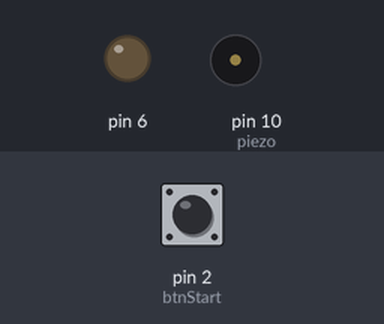
The sketch below on a simulated Arduino Uno, built with avr-gcc and run on an emulated ATmega328P. Parts: output pins drawn as LEDs (lit = HIGH), buzzer (waves = sounding). Inputs (shaded band) come from the test bench; at power-on: pin 2 (btnStart) LOW.

Above: at 1.2 s.
1.3 s: pin 2 (btnStart) pulled HIGH for 0.15 s
At 1.7 s:
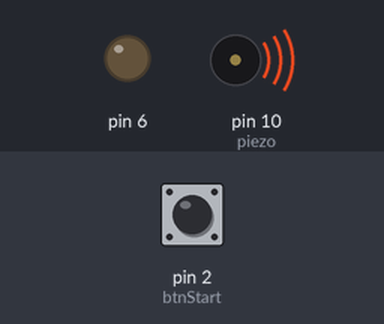
At 2.1 s:
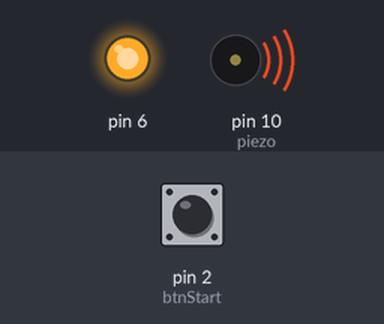
Timing chart, 0 to 13.3 s (numbered marks = the images above; inputs shaded):
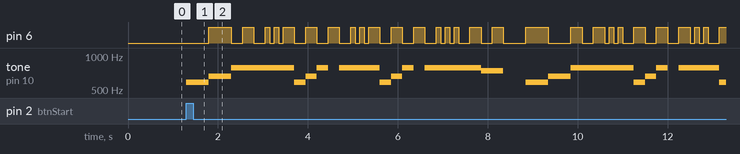

Measured:
- after the input at 1.3 s, pin 6: LOW → HIGH after 0.50 s, → LOW 0.50 s later, → HIGH 0.25 s later, → LOW 0.25 s later, … (55 changes in this stretch); tone on pin 10 (piezo): plays 587 Hz for 0.50 s, 659 Hz for 0.50 s, 784 Hz for 1.4 s, 587 Hz for 0.25 s, 659 Hz for 0.25 s, 784 Hz for 0.25 s … (20 notes in this stretch), starting at once

The sketch:

Piezo_zzzzzzzz.ino
```cpp
int tones[]={587, 659, 784, 784, 784, 784, 784, 784, 784, 784, 587, 659, 784, 0, 784, 784, 784, 784, 784, 784, 587, 659, 784, 0, 784, 784, 784, 784, 784, 784, 784, 784, 740, 740, 0, 587, 659, 784, 784, 784, 784, 784, 784, 784, 784, 587, 659, 784, 0, 784, 784, 784, 784, 784, 784, 587, 659, 784, 0, 784, 784, 784, 784, 784, 784, 784, 784, 740, 740, 0, 587, 659, 784, 784, 784, 784, 784, 784, 784, 784, 587, 659, 784, 0, 784, 784, 784, 784, 784, 784, 587, 659, 784, 0, 784, 784, 784, 784, 784, 784, 784, 784, 740, 740, 0, 587, 659, 784, 784, 784, 784, 784, 784, 784, 784, 587, 659, 784, 0, 784, 784, 784, 784, 784, 784, 587, 659, 784, 0, 784, 784, 784, 784, 784, 784, 784, 784, 740, 740, 0, 587, 659, 784, 784, 784, 784, 784, 784, 784, 784, 587, 659, 784, 0, 784, 784, 784, 784, 784, 784, 587, 659, 784, 0, 784, 784, 784, 784, 784, 784, 784, 784, 740, 740, 0, 587, 659, 784, 784, 784, 784, 784, 784, 784, 587, 659, 784, 0, 784, 784, 784, 784, 784, 784, 587, 659, 784, 0, 784, 784, 784, 784, 784, 784, 784, 784, 740, 740, 0};
int beats[]={10, 10, 5, 5, 5, 2.5, 2.5, 2.5, 2.5, 5, 5, 5, 5, 5, 5, 2.5, 2.5, 2.5, 2.5, 5, 5, 5, 5, 5, 5, 2.5, 2.5, 2.5, 2.5, 2.5, 5, 5, 5, 5, 10, 10, 10, 5, 5, 5, 2.5, 2.5, 2.5, 2.5, 5, 5, 5, 5, 5, 5, 2.5, 2.5, 2.5, 2.5, 5, 5, 5, 5, 5, 5, 2.5, 2.5, 2.5, 2.5, 2.5, 5, 5, 5, 5, 10, 10, 10, 5, 5, 5, 2.5, 2.5, 2.5, 2.5, 5, 5, 5, 5, 5, 5, 2.5, 2.5, 2.5, 2.5, 5, 5, 5, 5, 5, 5, 2.5, 2.5, 2.5, 2.5, 2.5, 5, 5, 5, 5, 10, 10, 10, 5, 5, 5, 2.5, 2.5, 2.5, 2.5, 5, 5, 5, 5, 5, 5, 2.5, 2.5, 2.5, 2.5, 5, 5, 5, 5, 5, 5, 2.5, 2.5, 2.5, 2.5, 2.5, 5, 5, 5, 5, 10, 10, 10, 5, 5, 5, 2.5, 2.5, 2.5, 2.5, 5, 5, 5, 5, 5, 5, 2.5, 2.5, 2.5, 2.5, 5, 5, 5, 5, 5, 5, 2.5, 2.5, 2.5, 2.5, 2.5, 5, 5, 5, 5, 10, 10, 10, 10, 5, 2.5, 2.5, 2.5, 2.5, 5, 5, 5, 5, 5, 5, 2.5, 2.5, 2.5, 2.5, 5, 5, 5, 5, 5, 5, 2.5, 2.5, 2.5, 2.5, 5, 5, 5, 5, 5, 10};
int tempo=100;

/*
int tones[]={0, 988, 880, 784, 988, 1175, 0, 988, 880, 784, 988, 880, 0, 0, 988, 880, 784, 880, 880, 0, 784, 880, 784, 988, 784, 0, 988, 880, 784, 880, 784, 988, 1175, 0, 988, 880, 784, 988, 880, 0, 988, 880, 784, 880, 880, 0, 784, 880, 784, 988, 784, 0, 988, 880, 784, 784, 784, 1319, 1175, 988, 880, 784, 988, 880, 0, 0, 784, 784, 784, 1319, 1175, 988, 880, 784, 880, 784, 0, 0, 784, 784, 784, 1319, 1568, 1319, 1319, 1568, 1319, 1175, 0, 784, 784, 784, 1319, 1175, 988, 880, 784, 880, 784, 0};
int beats[]={5, 5, 5, 5, 5, 15, 5, 5, 5, 5, 5, 15, 10, 5, 5, 5, 5, 5, 5, 5, 5, 5, 5, 5, 15, 5, 5, 5, 5, 5, 5, 5, 15, 5, 5, 5, 5, 5, 15, 5, 5, 5, 5, 5, 5, 5, 5, 5, 5, 5, 15, 5, 5, 5, 5, 5, 5, 10, 5, 15, 5, 5, 5, 15, 10, 5, 5, 5, 5, 10, 5, 15, 5, 5, 5, 5, 10, 5, 5, 5, 5, 10, 5, 15, 5, 5, 5, 15, 5, 5, 5, 5, 10, 5, 15, 5, 5, 5, 15, 10};
int tempo=100;
*/
int piezo=10;
int btnStart=2;
int states=0;
void setup()
{
  pinMode(btnStart, INPUT);
  pinMode(6,OUTPUT);
}
void loop()
{
  states=digitalRead(btnStart);

  if (states==1)
  {
    for (int i=0;i<sizeof(beats)/sizeof(int);i++)
    {
      if (tones[i]==0)
      {
        noTone(piezo);
        delay(tempo/2*beats[i]);
      }
      else
      {
        tone(piezo, tones[i]);
        delay(tempo/2*beats[i]);
        noTone(piezo);
      }
      if(i%2==0){
        digitalWrite(6,HIGH);
      }
      else{
        digitalWrite(6,LOW);
      }
    }

    noTone(piezo);
    delay(1000);
  }
}
```
